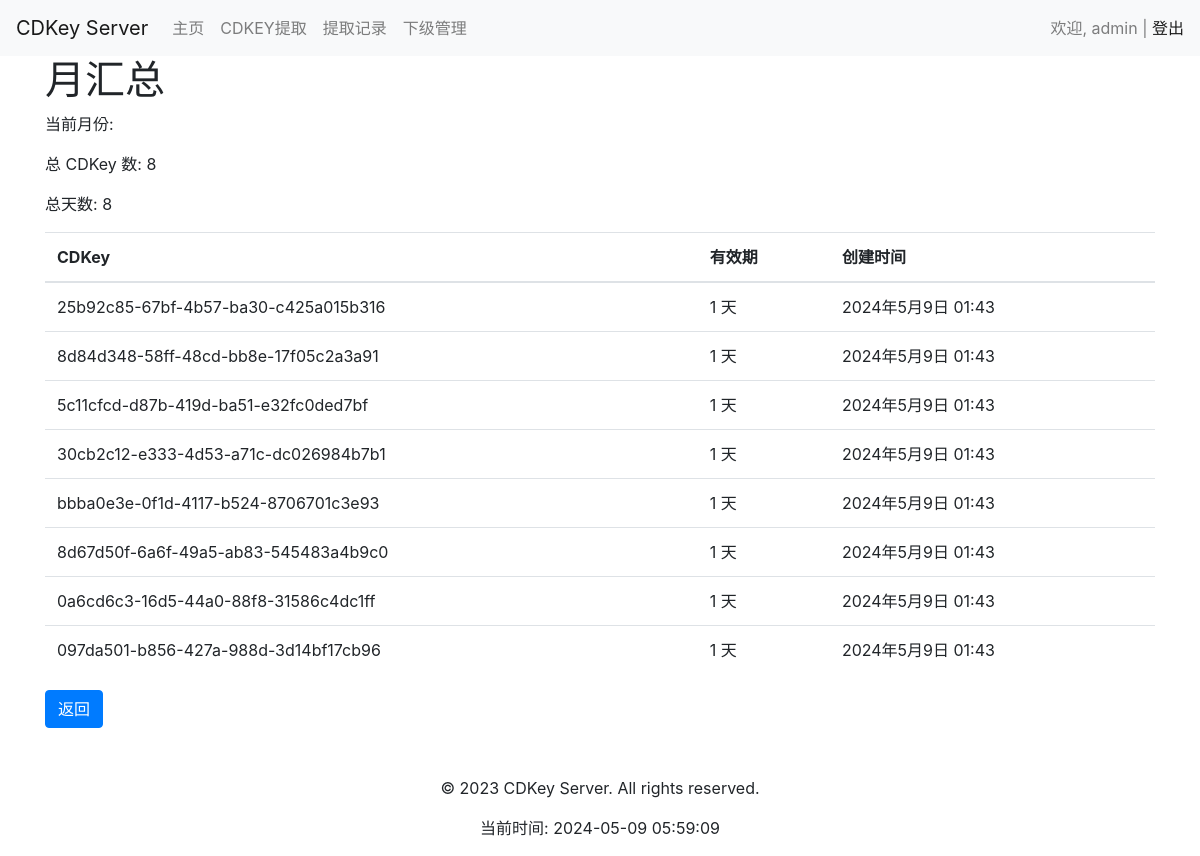
The page /user/cdkey/monthly-summary/ (signed in) on the database as committed earlier.
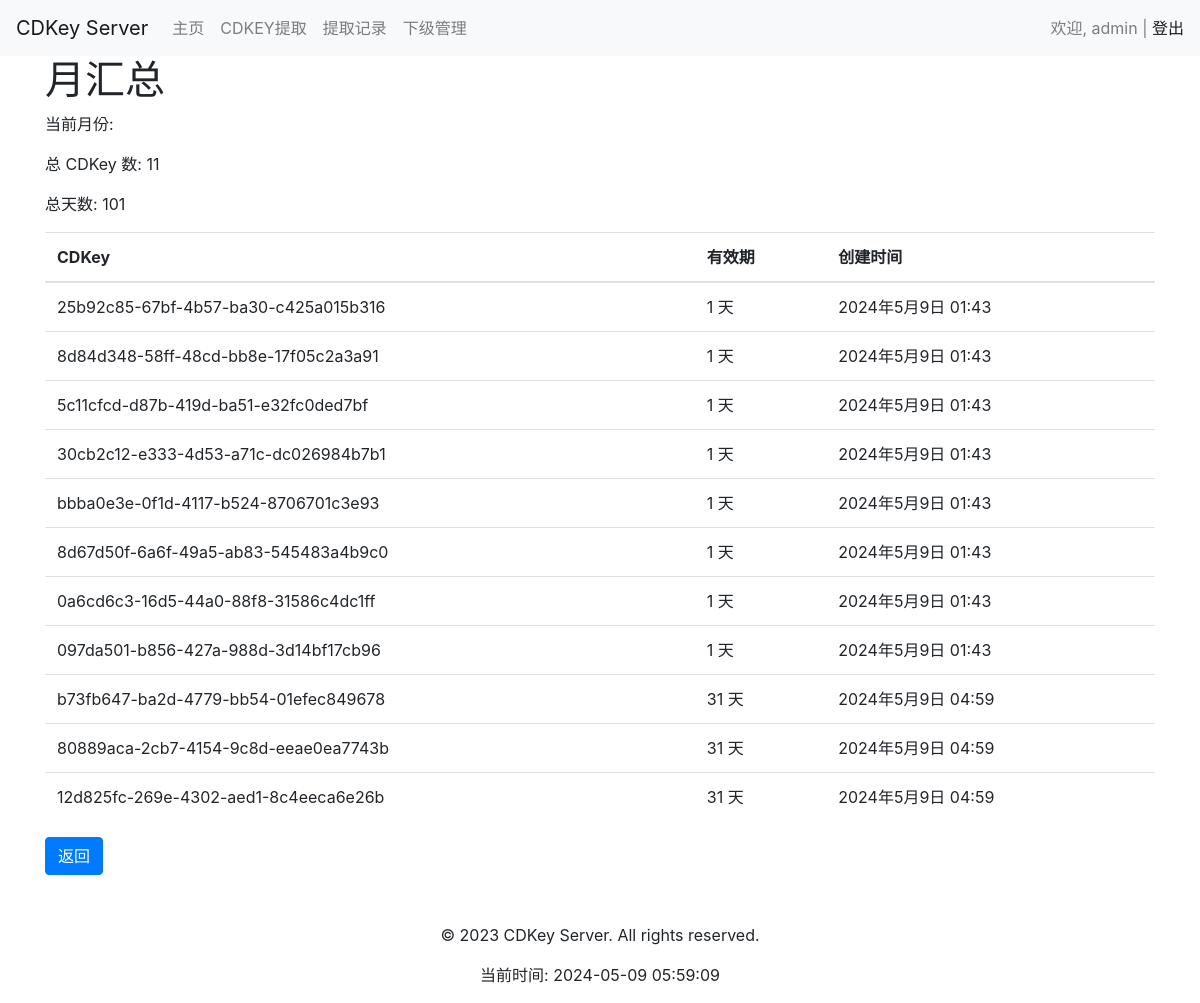
The same page on the database as committed later.
### user/models.py (models this page shows, shortened)
class CDKey(models.Model):
    key = models.CharField(max_length=255, unique=True)
    created_at = models.DateTimeField(auto_now_add=True)
    expires_at = models.DateTimeField()
    created_by = models.ForeignKey('User', on_delete=models.CASCADE, related_name='created_cdkeys')
    used_by = models.ForeignKey('User', on_delete=models.CASCADE, related_name='used_cdkeys', null=True, blank=True)
    used_at = models.DateTimeField(null=True, blank=True)
    validity_days = models.IntegerField(choices=[(1, '1 天'), (31, '31 天')], default=1)

### user/views.py (the view)
# urls.py: path('cdkey/monthly-summary/', views.cdkey_monthly_summary, name='cdkey_monthly_summary'),
def cdkey_monthly_summary(request):
    current_month = datetime.now().month
    current_year = datetime.now().year
    cdkeys = CDKey.objects.filter(created_by=request.user, created_at__month=current_month, created_at__year=current_year)
    total_cdkeys = cdkeys.count()
    total_days = sum(cdkey.validity_days for cdkey in cdkeys)
    context = {
        'cdkeys': cdkeys,
        'total_cdkeys': total_cdkeys,
        'total_days': total_days,
    }
    return render(request, 'user/cdkey_monthly_summary.html', context)

### user/templates/user/cdkey_monthly_summary.html
{% extends 'base.html' %}
{% block content %}
<div class="container">
    <h1>月汇总</h1>
    <p>当前月份: {{ current_month }}</p>
    <p>总 CDKey 数: {{ total_cdkeys }}</p>
    <p>总天数: {{ total_days }}</p>
    <table class="table">
        <thead>
            <tr>
                <th>CDKey</th>
                <th>有效期</th>
                <th>创建时间</th>
            </tr>
        </thead>
        <tbody>
            {% for cdkey in cdkeys %}
            <tr>
                <td>{{ cdkey.key }}</td>
                <td>{{ cdkey.validity_days }} 天</td>
                <td>{{ cdkey.created_at }}</td>
            </tr>
            {% endfor %}
        </tbody>
    </table>
    <a href="{% url 'user:cdkey_record' %}" class="btn btn-primary">返回</a>
</div>
{% endblock %}

Rows that differ between the two databases and show on the page:
added CDKey: key "b73fb647-ba2d-4779-bb54-01efec849678", validity_days "31", created_at "2024年5月9日 04:59"
added CDKey: key "80889aca-2cb7-4154-9c8d-eeae0ea7743b", validity_days "31", created_at "2024年5月9日 04:59"
added CDKey: key "12d825fc-269e-4302-aed1-8c4eeca6e26b", validity_days "31", created_at "2024年5月9日 04:59"
Other text that changed with them:
{{ total_cdkeys }}: "8" → "11"
{{ total_days }}: "8" → "101"
